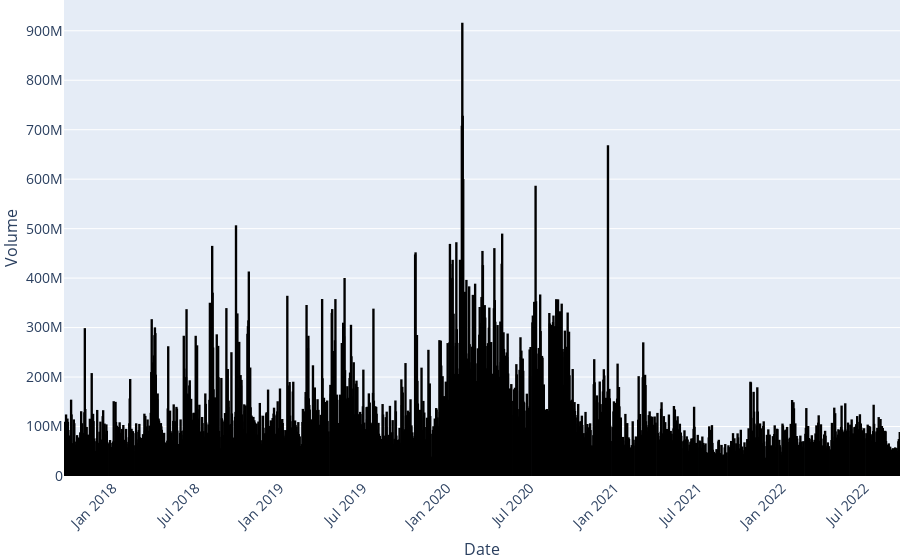

This figure's notebook cell:
### Code cell
# for the previous graph remove extra padding around the edges
fig.update_layout(margin=dict(l=0, r=0, b=0, t=0))

### Figure 1 — Plotly figure (JSON) as saved in the notebook; plotly's stock layout.template omitted (floating-point values rounded to 4 significant figures; data arrays with more than 128 entries replaced by an {"elided": "..."} marker saying what was removed)
{"data": [{"marker": {"color": {"elided": "1259 int values"}, "line": {"color": "rgb(0,0,0)", "width": 2}}, "type": "bar", "x": {"elided": "1259 str values"}, "y": {"elided": "1259 int values"}}], "layout": {"margin": {"b": 0, "l": 0, "r": 0, "t": 0}, "title": {"font": {"size": 20}, "text": "TSLA Volume", "x": 0.5}, "xaxis": {"tickangle": -45, "tickfont": {"size": 14}, "title": {"font": {"size": 16}, "text": "Date"}}, "yaxis": {"tickfont": {"size": 14}, "title": {"font": {"size": 16}, "text": "Volume"}}}}
